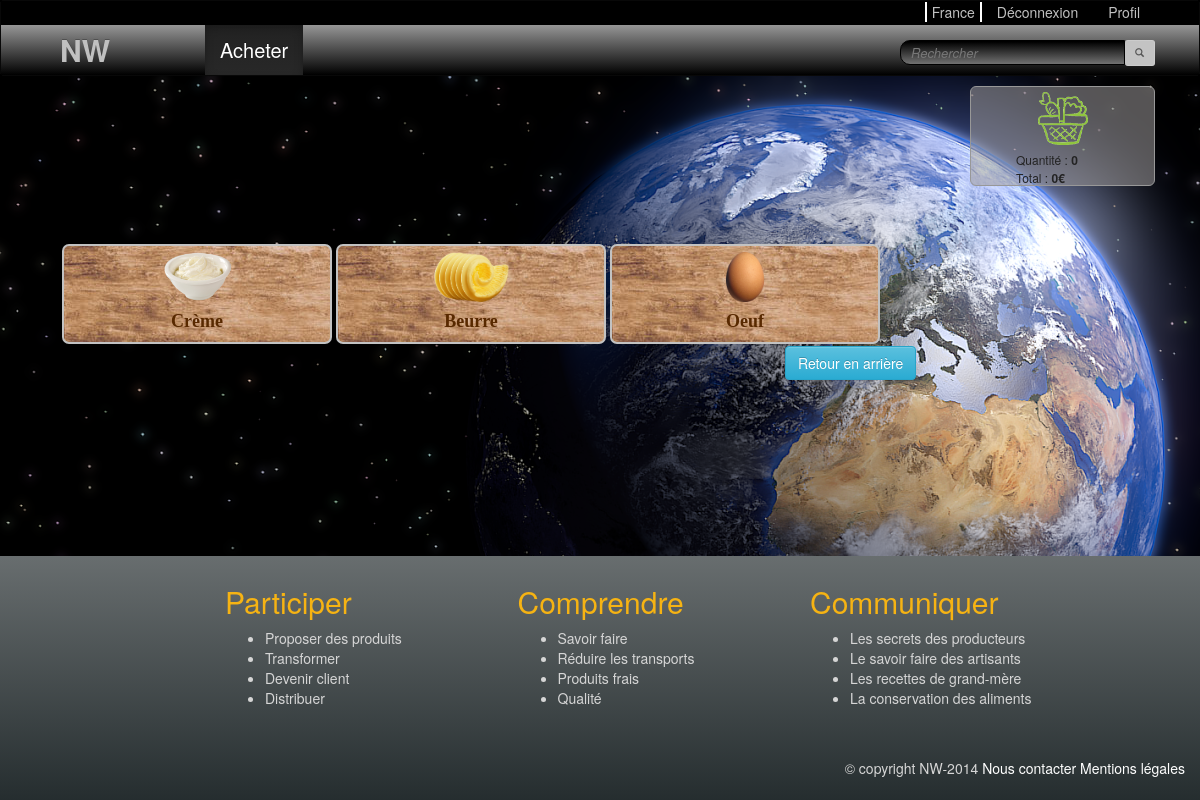
The page /buy.php?shelf=6 (signed in) on the database its author committed.
### tables this page shows
CREATE TABLE IF NOT EXISTS `category` (
  `id` int(11) NOT NULL AUTO_INCREMENT,
  `libelle` varchar(255) NOT NULL,
  `shelf` int(11) NOT NULL,
  `picture` varchar(255) DEFAULT NULL,
  PRIMARY KEY (`id`),
  KEY `fk_shelf_id` (`shelf`)
);

### inc/main.php (called while the page is built, shortened)
<?php
$categoryManager = new PdoCategoryManager();

### inc/manager/AbstractPdoManager.php (called while the page is built, shortened)
<?php
abstract class AbstractPdoManager{
	public function __construct(){
		global $PDO_;
		if($PDO_ == null){
			$PDO_ = new PDO('mysql:host='.DB_HOST.';dbname='.DB_NAME, DB_LOGIN, DB_PASSWORD);
			$PDO_->exec("SET CHARACTER SET utf8");
			$PDO_->setAttribute( PDO::ATTR_ERRMODE, PDO::ERRMODE_EXCEPTION );
		}
		$this->PDO = $PDO_;
	}
}

### inc/manager/PdoCategoryManager.php (called while the page is built, shortened)
<?php
class PdoCategoryManager extends AbstractPdoManager{
	public function findAllFromShelf($shelf){
		$stm = $this->PDO->prepare("SELECT * FROM category WHERE shelf = :shelf");
		$stm->bindValue(":shelf", $shelf);
		$stm->execute();
		$stm->setFetchMode(PDO::FETCH_CLASS, 'Category');
		return $stm->fetchAll();
	}
}

### inc/entities/Category.php (called while the page is built, shortened)
<?php
class Category{
	private $id;
	private $libelle;
	private $picture;
	public function getId(){
		return $this->id;
	}
	public function getLibelle(){
		return $this->libelle;
	}
	public function getPicture(){
		return $this->picture;
	}
}
?>

### buy.php (the view, shortened to what this page needs)
<?php
include "inc/main.php";
$items = [];
$param = "shelf=";
if(isset($_GET['shelf'])){
	$items = $categoryManager->findAllFromShelf($_GET['shelf']);
	$param = "category=";
} else if(isset($_GET['category'])){
	$items = $lotManager->findAllFromCategory($_GET['category']);
} else{
	$items = $shelfManager->findAll();
}
?>
<!DOCTYPE html>
<html>
	<head>
		<?php include __DIR__."/parts/stylesheets.php";?>
	</head>
	<body>
		<?php include __DIR__."/parts/header.php";?>
		<div class="wrapped container">
			<section>
				<div class="col-md-2 col-md-offset-10 basket">
					<a href="basket.php">
						<img src="images/basket.png" alt="Panier" width="50" class="center-block"/>
					</a>
					<ul class="margin-top-05">
						<li>Quantité : <strong><span id="basket-quantity"><?php echo $_SESSION["basket"]['quantity']; ?></span></strong></li>
						<li>Total : <strong><span id="basket-total"><?php echo $_SESSION["basket"]['total']; ?></span>€</strong></li>
					</ul>
				</div>
				<div class="col-md-12 margin-top-05-percent">
					<?php foreach ($items as $item) {
						if(isset($_GET['category'])){
							$lot = $item;
							$item = $productManager->findProductById($item->getProduct());
						}else{?>
						<a href="?<?php echo $param . $item->getId();?>">
						<?php }?>
							<div class="col-md-3 buy-item text-center">
								<div class="row">
									<img src="<?php echo $item->getPicture();?>" alt="<?php echo $item->getLibelle();?>" />
								</div>
								<div class="row">
									<h4><?php
										echo $item->getLibelle();
									?></h4>
								</div>
							</div>
						<?php if(!isset($_GET['category'])){?>
						</a>
						<?php }?>
					<?php }?>
				</div>
				<input type="button" class="col-md-offset-8 btn btn-info" value="Retour en arrière" onClick="window.history.back()">
			</section>
		</div>
		<?php include __DIR__."/parts/footer.php";?>
	</body>
</html>

### css/main.css (style rules this page uses)
html, body { height: 100%; }
body { background-image: url('../images/monde.png'); }
section { padding: 10px 30px; font-size: 12px; min-height: 100%; position: relative; }
.wrapped { min-height: calc(100% - 320px); padding: 0; padding-bottom: 50px; }
.buy-item { background-color: red; padding: 6px; border-radius: 7px; margin: 2px; height: 100px; background-image: url('../images/buy_item.jpg'); border: 2px solid #c2c2c2; }
.buy-item img { max-width: 100px; max-height: 50px; }
.buy-item h4 { font-family: "Comic Sans MS", Georgia, Serif; font-weight: bold; color: #582900; }
.basket { height: 100px; background-color: rgba(159, 155, 155, 0.54); color: rgb(35, 35, 35); border-radius: 6px; border: 1px solid #989898; padding: 5px; }
.basket li { list-style-type: none; }
.margin-top-05 { margin-top: 0.5em; }
.margin-top-05-percent { margin-top: 5%; }

### rows shown on the page
category: picture (picture), libelle "Crème"
category: picture (picture), libelle "Beurre"
category: picture (picture), libelle "Oeuf"

### other values the page prints
$_SESSION["basket"]['quantity'] "0"
$_SESSION["basket"]['total'] "0"
